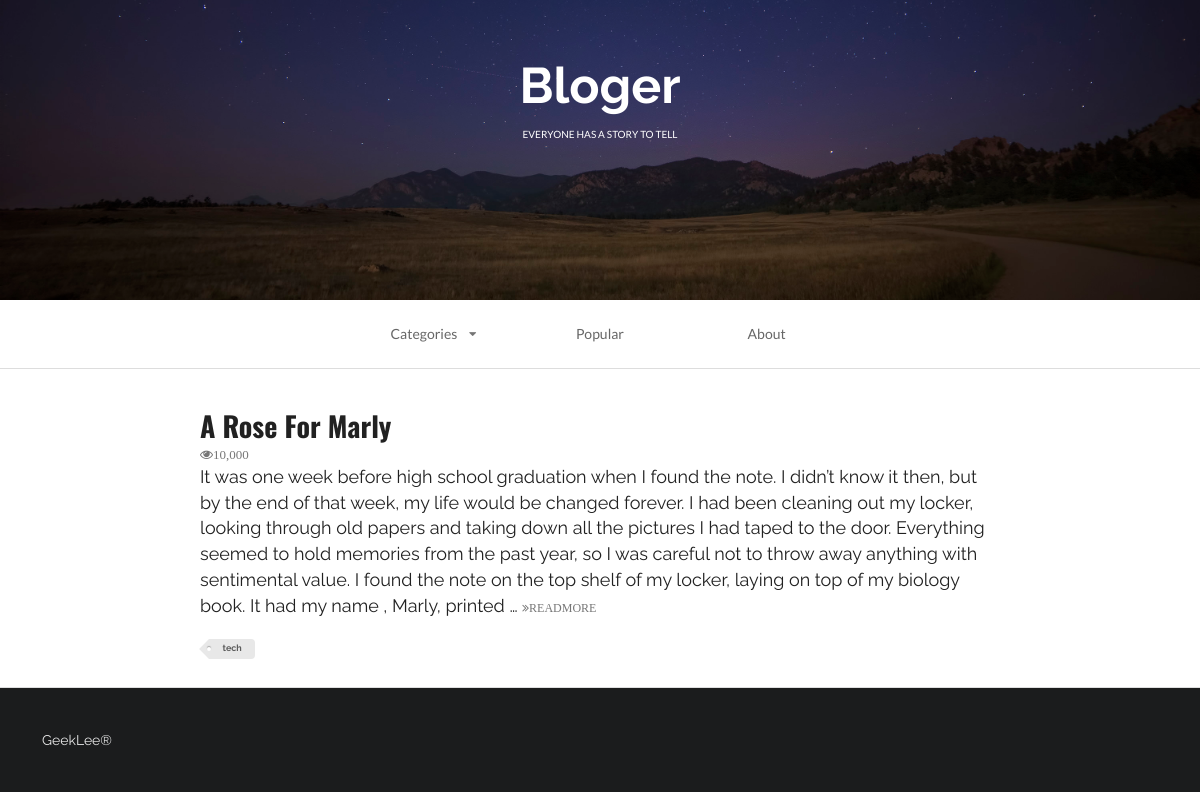
Screenshot of /index?tag=tech with the database file from the repository.
### firstapp/models.py (models this page shows, shortened)
class Article(models.Model):
    headline = models.CharField(null=True, blank=True, max_length=500)
    content = models.TextField(null=True, blank=True)
    TAG_CHOICES = (
        ('tech', 'Tech'),
        ('life', 'Life'),
    )#标签
    tag = models.CharField(null=True, blank=True, max_length=5, choices=TAG_CHOICES)#标签字段

### firstapp/views.py (the view)
# urls.py: url(r'^index', index, name="index"),
def index(request):
    queryset = request.GET.get('tag')
    if queryset:
        article_list = Article.objects.filter(tag=queryset)
    else:
        article_list = Article.objects.all()
    context = {}
    context['article_list'] = article_list
    index_page = render(request, 'first_web_2.html', context)
    return index_page

### firstapp/templates/first_web_2.html (shortened to what this page needs)
{% load staticfiles %}
<!DOCTYPE html>
<html>
    <head>
        <link rel="stylesheet" href="{% static 'css/semantic.css' %}"  media="screen" title="no title" charset="utf-8">
    </head>
    <body>
        <div class="ui inverted vertical  segment masthead">
            <h1 class="ui center aligned header blogslogon" style="font-size:50px;font-family: 'Raleway', sans-serif!important;">
                Bloger
                <p class="ui sub header">
                    everyone has a story to tell
                </p>
            </h1>
        </div>
        <div class="ui container nav">
            <div class="ui borderless text three item menu ">
                <div class="ui simple dropdown  item">
                    Categories
                    <i class="dropdown icon"></i>
                </div>
                <a class="item">
                    Popular
                </a>
                <a class="item">
                    About
                </a>
            </div>
        </div>
        <div class="ui divider"></div>
        <div class="ui  vertical segment">
            {% for article in article_list %}
                <div class="ui container vertical segment">
                    <a href="{% url 'detail' article.id %}">
                    <h1 class="ui header">
                        {{ article.headline }}
                    </h1>
                </a>
                    <i class="icon grey small unhide">10,000</i>
                    <p>
                        {{ article.content|truncatewords:100 }}
                        <a href="{% url 'detail' article.id %}">
                            <i class="angle tiny double grey right icon">READMORE</i>
                        </a>
                    </p>
                    <div class="ui mini  tag label">
                        {{ article.tag }}
                    </div>
                </div>
            {% endfor %}
        </div>
        <div class="ui inverted vertical very padded  segment">
            GeekLee®
        </div>
    </body>
</html>

### rows the page displays
Article: headline "A Rose For Marly", content "It was one week before high school graduation when I found the note. I didn’t know it then, but by the end of that week, my life would be changed forever. I had been cleaning out my locker, looking through old papers and taking down all the pictures I had taped to the door. Everything seemed to hold memories from the past year, so I was careful not to throw away anything with sentimental value. I found the note on the top shelf of my locker, laying on top of my biology book. It had my name , Marly, printed …", tag "tech"
